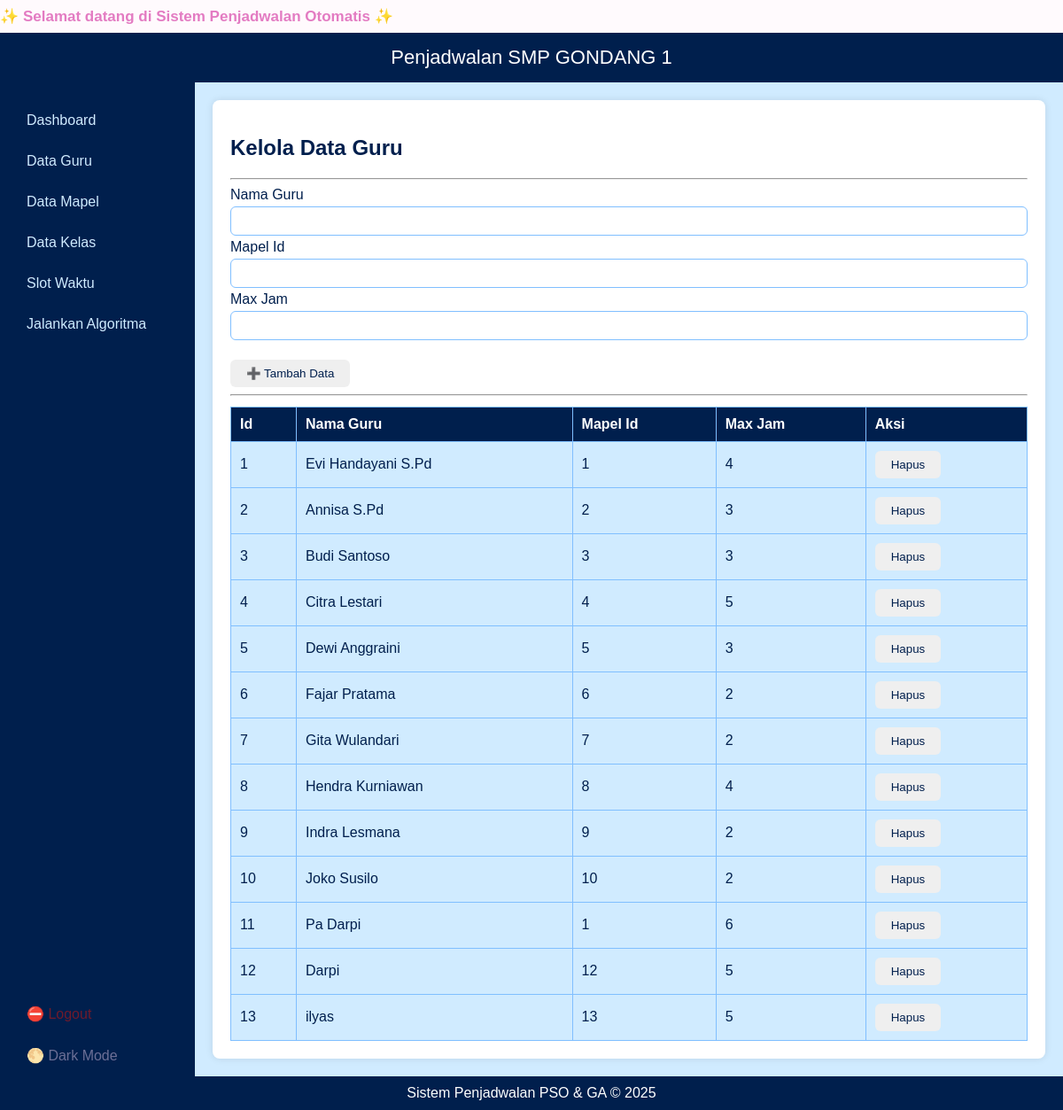
Page /data/guru on the committed database.
### tables this page shows
CREATE TABLE "guru" (
    id INTEGER PRIMARY KEY AUTOINCREMENT,
    nama_guru TEXT,
    mapel_id INTEGER,
    max_jam INTEGER DEFAULT 20,
    UNIQUE(nama_guru, mapel_id)
);

### app.py (the view)
@app.route('/data/<table>', methods=['GET','POST'])
def data(table):
    df = load_df(table)
    pk = get_primary_key(table)
    if request.method == 'POST':
        form = dict(request.form)
        cols = ','.join(form.keys())
        qs = ','.join('?' for _ in form)
        run_query(f"INSERT INTO {table} ({cols}) VALUES ({qs})", tuple(form.values()))
        return redirect(url_for('data', table=table))
    return render_template('data_table.html',
        table=table,
        data=df.to_dict(orient='records'),
        cols=df.columns,
        pk=pk
    )

### app.py (called while the page is built)
def load_df(table):
    conn = sqlite3.connect(DB)
    df = pd.read_sql_query(f"SELECT * FROM {table}", conn)
    conn.close()
    return df

def get_primary_key(table):
    conn = sqlite3.connect(DB)
    cur = conn.cursor()
    cur.execute(f"PRAGMA table_info({table})")
    cols = cur.fetchall()
    conn.close()
    for c in cols:
        if c[5] == 1:
            return c[1]
    return cols[0][1]

### templates/data_table.html (shortened to what this page needs)
{% extends 'base.html' %}
{% block content %}
<h2>
{% if table == 'guru' %}
    Kelola Data Guru
{% elif table == 'mapel' %}
    Kelola Data Mapel
{% elif table == 'kelas' %}
    Kelola Data Kelas
{% elif table == 'slot waktu' %}
    Kelola Data Slot waktu
{% else %}
    Kelola {{ table.replace("_", " ").title() }}
{% endif %}
</h2>
<hr>
<form method="POST">
  {% for col in cols %}
      {% if loop.index0 > 0 %}
        <label>{{ col.replace("_", " ").title() }}</label>
        <input type="text" name="{{ col }}" required>
        <br>
      {% endif %}
  {% endfor %}
  <br>
  <button type="submit">➕ Tambah Data</button>
</form>
<hr>
<table border="1" cellpadding="6" width="100%">
  <thead>
    <tr>
      {% for c in cols %}
        <th>{{ c.replace("_", " ").title() }}</th>
      {% endfor %}
      <th>Aksi</th>
    </tr>
  </thead>
  <tbody>
    {% if data %}
      {% for row in data %}
        <tr>
          {% for c in cols %}
            <td>{{ row[c] }}</td>
          {% endfor %}
          <td>
            <form action="{{ url_for('delete_row', table=table, row_id=row[pk]) }}" method="post" onsubmit="return confirm('Yakin mau hapus data ini?')">
                <button type="submit">Hapus</button>
            </form>
          </td>
        </tr>
      {% endfor %}
    {% else %}
      <tr><td colspan="{{ cols|length + 1 }}" style="text-align:center;">Tidak ada data</td></tr>
    {% endif %}
  </tbody>
</table>
{% endblock %}

### templates/base.html (shortened to what this page needs)
<!DOCTYPE html>
<html>
<head>
    <link rel="stylesheet" href="{{ url_for('static', filename='custom.css') }}">
</head>
<body>
<div style="background:#fffafd; padding:8px 0; margin:0;">
    <marquee style="color:#e37bc2; font-size:17px; font-weight:600;" scrollamount="6">
        ✨ Selamat datang di Sistem Penjadwalan Otomatis ✨
    </marquee>
</div>
<header>
    Penjadwalan SMP GONDANG 1
</header>
<div class="main">
    <div class="sidebar">
        <a href="/" class="dashboard">Dashboard</a>
        <a href="/data/guru">Data Guru</a>
        <a href="/data/mapel">Data Mapel</a>
        <a href="/data/kelas">Data Kelas</a>
        <a href="/data/slot_waktu">Slot Waktu</a>
        <a href="/run">Jalankan Algoritma</a>
        <a href="/logout" style="margin-top:auto; color:#6e1b2c;"> ⛔ Logout</a>
        <a href="#" id="darkModeToggle" class="darkmode-link">🌕 Dark Mode</a>
    </div>
    <div class="content">
        <div class="container">
            {% block content %}{% endblock %}
        </div>
    </div>
</div>
<footer>
    Sistem Penjadwalan PSO & GA © 2025
</footer>
</body>
</html>

### static/custom.css (style rules this page uses)
body { font-family: Arial, sans-serif; margin: 0; padding: 0; background-color: #d0ebff; color: #fff; }
header { background-color: #001f4d; padding: 15px; text-align: center; font-size: 22px; color: #fff; }
.sidebar { width: 220px; background-color: #001f4d; display: flex; flex-direction: column; padding-top: 20px; }
.sidebar a { padding: 12px 20px; color: #d0ebff; text-decoration: none; border-radius: 6px; margin: 2px 10px; }
.main { display: flex; min-height: calc(100vh - 90px); }
.content { flex: 1; padding: 20px; background-color: #d0ebff; color: #001f4d; }
.container { background-color: white; border-radius: 8px; padding: 20px; box-shadow: 0 0 8px rgba(0,0,0,0.1); }
footer { background-color: #001f4d; color: #fff; text-align: center; padding: 10px 0; }
table { width: 100%; border-collapse: collapse; margin-top: 12px; }
table, th, td { border: 1px solid #80bfff; }
th { background-color: #001f4d; color: #fff; padding: 10px; text-align: left; }
td { padding: 10px; text-align: left; background-color: #d0ebff; color: #001f4d; }
input, select { padding: 8px 10px; margin: 4px 0; border-radius: 6px; border: 1px solid #80bfff; width: 100%; box-sizing: border-box; }
button { padding: 8px 18px; color: #001f4d; border: none; border-radius: 6px; cursor: pointer; }
.sidebar a.darkmode-link { color:#6c6f96; background: none; }

### rows in the picture
guru: id "1" "Evi Handayani S.Pd" "1" "4"
guru: id "2" "Annisa S.Pd" "2" "3"
guru: id "3" "Budi Santoso" "3" "3"
guru: id "4" "Citra Lestari" "4" "5"
guru: id "5" "Dewi Anggraini" "5" "3"
guru: id "6" "Fajar Pratama" "6" "2"
guru: id "7" "Gita Wulandari" "7" "2"
guru: id "8" "Hendra Kurniawan" "8" "4"
guru: id "9" "Indra Lesmana" "9" "2"
guru: id "10" "Joko Susilo" "10" "2"
guru: id "11" "Pa Darpi" "1" "6"
guru: id "12" "Darpi" "12" "5"
guru: id "13" "ilyas" "13" "5"

### other values in the picture
{{ col.replace("_", " ").title() }} "Nama Guru" "Mapel Id" "Max Jam"
{{ c.replace("_", " ").title() }} "Id" "Nama Guru" "Mapel Id" "Max Jam"
